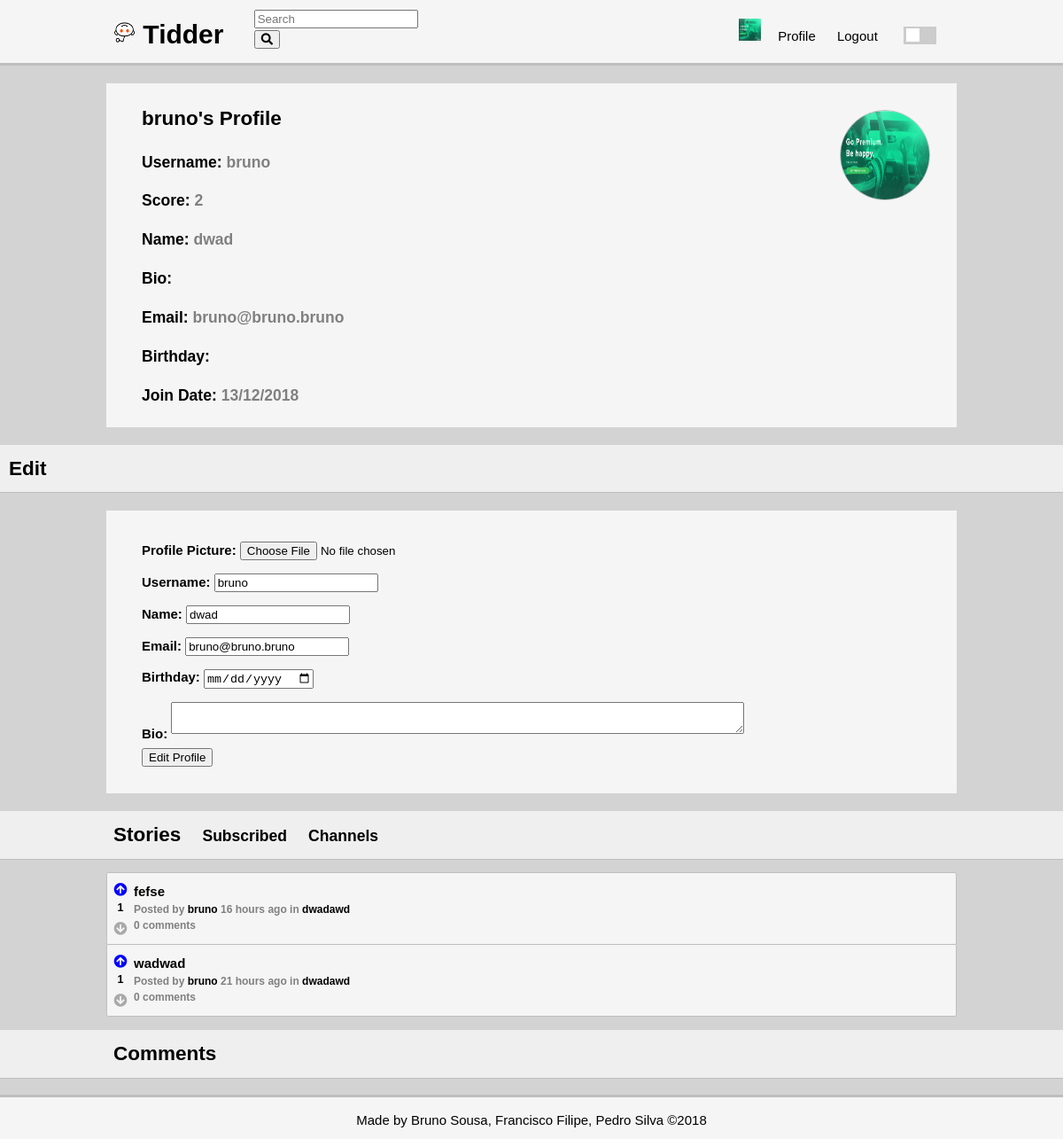
Page /pages/profile.php?username=bruno (signed in) on the committed database.
### tables this page shows
CREATE TABLE user (
    user_id INTEGER NOT NULL PRIMARY KEY AUTOINCREMENT,
    username VARCHAR NOT NULL UNIQUE,
    email VARCHAR NOT NULL UNIQUE,
    password VARCHAR NOT NULL,
    realname VARCHAR,
    birthday DATE,
    join_date DATE NOT NULL,
	bio VARCHAR
);

CREATE TABLE opinion (
    opinion_id INTEGER NOT NULL PRIMARY KEY AUTOINCREMENT,
	parent_id INTEGER REFERENCES opinion(opinion_id),
    opinion_title VARCHAR,
    opinion_text VARCHAR NOT NULL,
	channel_id INTEGER REFERENCES channel,
	posted DATETIME NOT NULL,
    user_id INTEGER NOT NULL REFERENCES user
);

### database/db_user.php (called while the page is built, shortened)
<?php
	function getUserInfo(&$user_id, $username, &$realname, &$email, &$birthday, &$join_date, &$bio) {
		$db = Database::instance()->db();
		$stmt = $db->prepare('SELECT * FROM user WHERE username = ?');
		$stmt->execute(array($username));
		$user = $stmt->fetch();
		$email = $user['email'];
		$realname = $user['realname'];
		$birthday = $user['birthday'];
		$join_date = $user['join_date'];
	}
	function getUserName($user_id){
		$db = Database::instance()->db();
		$stmt = $db->prepare('SELECT username FROM user WHERE user_id = ?');
		$stmt->execute(array($user_id));
		return $stmt->fetch()['username'];
	}
	function getPicture($user_id, &$path, &$alt){
		$path = "../pictures/".$user_id.".jpeg";
		$alt = $user_id." Profile Pic";
		if(!file_exists($path))
			$path = "../pictures/".$user_id.".jpg";
	}
?>

### database/db_story.php (called while the page is built, shortened)
<?php
	function getStories($user_id){
		$db = Database::instance()->db();
		$stmt = $db->prepare('SELECT * FROM opinion WHERE user_id = ? AND parent_id IS NULL');
		$stmt->execute(array($user_id));
		return $stmt->fetchAll();
	}
?>

### database/db_vote.php (called while the page is built, shortened)
<?php
	function getScore($opinion_id){
		$db = Database::instance()->db();
		$stmt = $db->prepare('SELECT count(*) AS score FROM vote WHERE opinion_id = ? AND value = 1');
		$stmt->execute(array($opinion_id));
		$upvotes = $stmt->fetch()['score'];
		$stmt = $db->prepare('SELECT count(*) AS score FROM vote WHERE opinion_id = ? AND value = -1');
		$stmt->execute(array($opinion_id));
		$downvotes = $stmt->fetch()['score'];
		return $upvotes - $downvotes;
	}
	function getVote($opinion_id, $user_id){
		$db = Database::instance()->db();
		$stmt = $db->prepare('SELECT value FROM vote WHERE opinion_id = ? AND user_id = ?');
		$stmt->execute(array($opinion_id, $user_id));
		$value = $stmt->fetch();
		if($value)
			return $value['value'];
		return 0;
	}
?>

### database/db_comment.php (called while the page is built, shortened)
<?php
	function getAllComments($parent_id) {
		$db = Database::instance()->db();
		$stmt = $db->prepare('SELECT * FROM opinion WHERE parent_id IS ?');
		$stmt->execute(array($parent_id));
		return $stmt->fetchAll();
	}
?>

### database/db_channel.php (called while the page is built, shortened)
<?php
	function getChannelName($channel_id){
		$db = Database::instance()->db();
		$stmt = $db->prepare('SELECT channel_name FROM channel WHERE channel_id = ?');
		$stmt->execute(array($channel_id));
		return $stmt->fetch()['channel_name'];
	}
?>

### includes/date.php (called while the page is built, shortened)
<?php
	function formatDate($date){
		if($date == '')
			return '';
		else {
			$time = strtotime($date);
			return date("d/m/Y",$time);
		}
	}
	function deltaTime($now, $date){
		$time = strtotime($date);
		$delta = $now - $time;
		if(!floor($delta/86400)){
			$time_word = (floor($delta/3600) == 1 ? ' hour ' : ' hours ');
			return floor($delta/3600).$time_word.'ago';
		}
		$time_word = (floor($delta/31104000) == 1 ? ' year ' : ' years ');
		return floor($delta/31104000).$time_word.'ago';
	}
?>

### pages/profile.php (the view, shortened to what this page needs)
<?php
	include_once('../includes/date.php');
	include_once('../database/db_user.php');
	include_once('../database/db_story.php');
	include_once('../database/db_vote.php');
	include_once('../database/db_channel.php');
	include_once('../templates/tpl_common.php');
	include_once('../templates/tpl_stories.php');
	include_once('../templates/tpl_comments.php');
	$username = urldecode($_GET['username']);
	getUserInfo($user_id, $username, $realname, $email, $birthday, $join_date, $bio);
	$stories = array_reverse(getStories($user_id));
	$comments = array_reverse(getComments($user_id));
	$now = time();
	$score = 0;
	for($i = 0; $i < count($stories); $i++){
		$stories[$i]['username'] = $username;
		$stories[$i]['score'] = getScore($stories[$i]['opinion_id']);
		$stories[$i]['comments'] = getNumberComments($stories[$i]['opinion_id']);
		$stories[$i]['channel_name']= getChannelName($stories[$i]['channel_id']);
		$score += $stories[$i]['score'];
		if(isset($_SESSION['user_id']))
			$stories[$i]['vote'] = getVote($stories[$i]['opinion_id'], $_SESSION['user_id']);
	}
	$formatted_birthday = formatDate($birthday);
	$formatted_join_date = formatDate($join_date);
	$page = 'profile.php?username='.$username;
	draw_header(true);
?>
	<div class = "container profile">
		<div class = "comment-container">
			<h2><?=htmlentities($username)?>'s Profile</h2>
			<div class = "photo-cropper">
				<img class = "profile-pic" src=<?=$path?> alt=<?=$alt?> width="100" height="100">
			</div>
			<h3>Username: <span class = "input"> <?=htmlentities($username)?> </span></h3>
			<h3>Score: <span class = "input"><?=$score?></span></h3>
			<h3>Name: <span class = "input"><?=htmlentities($realname)?></span></h3>
			<h3>Bio: <span class = "input"><?=htmlentities($bio)?></span></h3>
			<h3>Email: <span class = "input"><?=htmlentities($email)?></span></h3>
			<h3>Birthday: <span class = "input"><?=htmlentities($formatted_birthday)?></span></h3>
			<h3>Join Date: <span class = "input"><?=$formatted_join_date?></span></h3>
		</div>
	</div>
<?php
	if(isset($_SESSION['user_id']) && $_SESSION['user_id'] == $user_id){?>
<section id="edit">
	<header class = "secondary-header">
		<h2>Edit</h2>
	</header>
	<div class = "container profile">
		<div class = "comment-container">
			<form method="post" action="../actions/action_edit_profile.php" enctype="multipart/form-data">
				<label>Profile Picture:
					<input type="file" name="img" value="" accept="image/png, image/jpeg">
				</label>
				<label>Username:
					<input type="text" name="username" value="<?=htmlentities($username)?>" required>
				</label>
				<label>Name:
					<input type="text" name="realname" value="<?=htmlentities($realname)?>">
				</label>
				<label>Email:
					<input type="email" name="email" value="<?=htmlentities($email)?>" required>
				</label>
				<label>Birthday:
					<input type="date" name="birthday" value="<?=htmlentities($birthday)?>">
				</label>
				<label>Bio:
					<textarea name="bio"><?=htmlentities($bio)?></textarea>
				</label>
				<input type="submit" value="Edit Profile">
			</form>
		</div>
	</div>
</section>
<?php }
	draw_stories($stories, false);
	draw_comments_header($comments,false);
?>
<?php draw_footer(); ?>

### templates/tpl_common.php (shortened to what this page needs)
<?php
include_once('../database/db_user.php');
function draw_header($isnt_login_signup) {
	global $page;
?>
<!DOCTYPE html>
<html lang="en-US">
<head>
	<link rel="stylesheet" href="https://use.fontawesome.com/releases/v5.5.0/css/all.css">
	<link rel="stylesheet" type="text/css" href="../css/style.css">
	<link rel="stylesheet" type="text/css" href="../css/responsive.css">
</head>
<body class = "light">
	<div class = "wrapper">
	<header>
		<div class = "container">
			<h1>
				<a href="../index.php" class = "dont-underline">
					<img src="../pictures/default.jpg" alt="icon" width = "25" height = "25"> Tidder
				</a>
			</h1>
			<div class = "form-container">
				<form method="get" action="../actions/action_search.php">
					<input type="text" name="search" placeholder="Search" required>
					<input type="submit" class="fa fa-input" value="&#xf002">
				</form>
			</div>
			<nav>
				<ul>
			<?php if(!isset($_SESSION['user_id'])) {
				if($isnt_login_signup) { ?>
					<li><a href='../pages/login.php?redirect=<?=urlencode($page)?>'>Login</a></li>
					<li><a href='../pages/signup.php?redirect=<?=urlencode($page)?>'>Signup</a></li>
			<?php }
			} else {
				$username = getUserName($_SESSION['user_id']);
				$profile_link = "../pages/profile.php?username=".urlencode($username); ?>
					<li><img src=<?=$path?> alt=<?=$alt?> width="25" height="25">
					<li><a href=<?=$profile_link?>>Profile</a></li>
					<li><a href='../actions/action_logout.php?redirect=<?=urlencode($page)?>'>Logout</a></li>
			<?php } ?>
					<li>
						<label class = "switch">
							<span class = "slider round"></span>
						</label>
					</li>
				</ul>
			</nav>
		</div>
	</header>
<?php
}
function draw_footer() {?>
		</div>
		<footer>
			<p>
				Made by <a href="https://github.com/Rekicho">Bruno Sousa</a>,
				<a href="https://github.com/CiscoFrisco">Francisco Filipe</a>,
				<a href="https://github.com/PedroMiguelSilva">Pedro Silva</a> &copy;2018
			</p>
		</footer>
	</body>
</html>
<?php } ?>

### templates/tpl_stories.php (shortened to what this page needs)
<?php
	include_once('../templates/tpl_comments.php');
	function draw_stories($stories, $not_profile){
		global $channel;
		?>
	<section id="stories">
	<header class = "secondary-header">
	<div class = "container">
		<?php if(isset($_GET['subscribed']) && $_GET['subscribed'] == 'true') { ?>
			<h2>Subscribed</h2>
			<h3><a href="stories.php">Stories</a></h3>
			<h3><a href="channels.php">Channels</a></h3>
		<?php } else {?>
			<h2>Stories</h2>
			<h3><a href="stories.php?subscribed=true">Subscribed</a></h3>
			<h3><a href="channels.php">Channels</a></h3>
		<?php } ?>
		</div>
		</header>
		<div class = "container">
			<ol>
			<?php
				foreach($stories as $story)
					draw_story($story);
			?>
			</ol>
		</div>
			</section>
<?php }
		function draw_story($story) {
		global $now;
		?>
		<li>
				<article class="story" data-id="<?=$story['opinion_id']?>">
					<div class = "votes-container">
							<div class = "votes">
								<div class="upvote" role="button" data-value="<?=$story['vote']?>"><i class="fas fa-arrow-circle-up"></i></div>
								<h5><?=$story['score']?></h5>
								<div class="downvote" role="button" data-value="<?=$story['vote']?>"><i class="fas fa-arrow-circle-down"></i></div>
							</div>
					</div>
					<div class = "storyinfo">
						<h3><a href="story.php?story_id=<?=$story['opinion_id']?>"><?=htmlentities($story['opinion_title'])?></a></h3>
						<h4>Posted by <a href="<?='profile.php?username='.urlencode($story['username'])?>"><?=htmlentities($story['username'])?></a>
							<?=deltaTime($now, $story['posted'])?>
							in <a href="<?='stories.php?channel='.urlencode($story['channel_name'])?>"><?=htmlentities($story['channel_name'])?></a></h4>
						<?php if($story['comments'] == 1){ ?>
							<h4><?=$story['comments']?> comment</h4>
						<?php } else { ?>
							<h4><?=$story['comments']?> comments</h4>
						<?php } ?>
					</div>
		   </article>
		</li>
    <?php } ?>

### templates/tpl_comments.php (shortened to what this page needs)
<?php
	include_once('../database/db_comment.php');
	function getNumberComments($story) {
		$comments = getAllComments($story);
		$count = 0;
		return count($comments) + $count;
	}
	function draw_comments_header($comments,$not_profile){
		global $story_id;
		if($not_profile){ ?>
			<section id="comments" data-id="<?=$story_id?>">
		<?php } else { ?>
			<section id="comments">
		<?php } ?>
			<header class = "secondary-header">
				<div class = "container">
					<h2>Comments</h2>
				</div>
			</header>
			<div class="container">
			</div>
		</section>
	<?php }
		global $story_id?>

### css/style.css (style rules this page uses)
html, body { height: 100%; margin: 0; }
body { background-color: var(--main-bg); font: 15px/1.5 Arial, Helvetica, sans-serif; padding: 0; position: relative; }
.wrapper { min-height: 100%; margin-bottom: -50px; }
.wrapper:after { content: ""; display: block; height: 50px; }
h2, h3, h5,p { color: var(--main-font-color); }
h4 { font-size: 12px; color: var(--secondary-font-color); }
.container { width: 80%; margin: 0px auto; overflow: hidden; min-height: 100%; position: relative; }
footer { background-color: var(--writing-bg); border-top: var(--border-color) 3px solid; height:50px; text-align: center; color: var(--main-font-color); }
textarea { width: 70%; display: block; }
a { color: var(--main-font-color); text-decoration: none; }
nav a { padding: 5px; }
ol { list-style-type: none; padding: 0; }
.switch { margin: 10px; position: relative; display: inline-block; width: 37px; height: 20px; }
.slider { position: absolute; cursor: pointer; top: 0; left: 0; right: 0; bottom: 0; background-color: #ccc; -webkit-transition: .4s; transition: .4s; height: 20px; }
.slider:before { position: absolute; content: ""; height: 15px; width: 15px; left: 3px; bottom: 3px; background-color: white; -webkit-transition: .4s; transition: .4s; }
.fa-arrow-circle-down, .fa-arrow-circle-up { color: var(--icon-color); }
.upvote[data-value="1"] .fa-arrow-circle-up , .fa-arrow-circle-up:hover { color: blue; }
.upvote , .downvote { margin:0; padding:0; margin-top: 3px; }
header li { display: inline; padding: 0 5px; }
header ul { padding: 0; margin: 0; }
header h1 { display: inline-block; margin: 0; }
header nav { display: inline-block; margin-top: 10px; position: absolute; right: 0; }
header { background-color: var(--writing-bg); color: var(--main-font-color); padding: 10px; border-bottom: var(--border-color) 3px solid; }
.secondary-header { background-color: var(--secondary-writing-bg); border-bottom: var(--border-color) 1px solid; }
.form-container { display: inline-block; padding: 0; margin: 0; width: 200px; padding-left: 30px; }
.secondary-header h3, .secondary-header h2 { display: inline-block; padding-right: 20px; margin: 0; }
.photo-cropper { border-radius: 50%; position: absolute; top: 30px; right: 30px; }
.profile-pic { border: 1px solid var(--border-color); border-radius: 50%; }
.comment-container .input { color: var(--grey-shade-5); }
.profile { position: relative; background-color: var(--writing-bg); margin: 20px auto; }
section#edit form { padding: 20px 0; }
section#edit form * { margin: 5px 0; display: block; }
section#edit label { font-weight: bold; }
section#edit label * { display: inline-block; }
.comment-container { padding: 5px; padding-left: 40px; }
article.story { background-color: var(--writing-bg); position: relative; min-height: 80px; border-radius: 2px; border: var(--border-color) 1px solid; margin-top: -1px; }
.votes-container { position: absolute; float: left; width: 30px; display: flex; align-items: center; justify-content: center; flex-direction: column; margin-top: 5px; }
.votes-container h5 { padding: 0; margin: 0; text-align: center; }
article.story .storyinfo { padding: 10px; padding-left: 30px; overflow: hidden; }
article.story .storyinfo h3 { margin: 0; margin-right: 5px; font-size: 15px; }
article.story .storyinfo h3 a { color: var(--main-font-color); text-decoration: none; }
article.story .storyinfo h4 { margin: 0; }
article.story .storyinfo h4 a { text-decoration: none; }
.wrapper header form:nth-child(1) { width: 210px; }

### css/color.css (style rules this page uses)
:root { --grey-shade-0: #f9f9f9; --grey-shade-1: #f5f5f5; --grey-shade-1-5: #efefef; --grey-shade-2: #d3d3d3; --grey-shade-3: #bebebe; --grey-shade-4: #a9a9a9; --grey-shade-5: #808080; --grey-shade-6: #505050; --grey-shade-7: #303030; }
body.light { --main-bg: var(--grey-shade-2); --hover-bg: var(--grey-shade-2); --writing-bg: var(--grey-shade-1); --secondary-writing-bg: var(--grey-shade-1-5); --border-color: var(--grey-shade-3); --main-font-color: black; --secondary-font-color: var(--grey-shade-5); --icon-color: var(--grey-shade-4); --button-color: var(--grey-shade-3); --button-color-hover: var(--grey-shade-5); }

### rows in the picture
user: username "bruno", realname "dwad", email "bruno@bruno.bruno", join_date "13/12/2018"
opinion: score "1", opinion_title "fefse", username "bruno", posted "16 hours ago", channel_name "dwadawd", comments "0"
opinion: score "1", opinion_title "wadwad", username "bruno", posted "21 hours ago", channel_name "dwadawd", comments "0"

### other values in the picture
$score "2"
